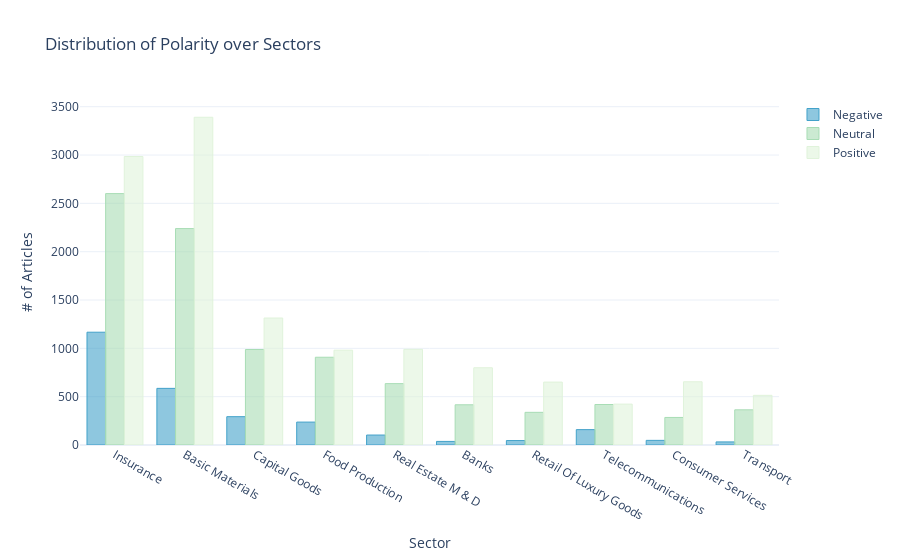

Notebook cell for this chart:
### Code cell
(polarity_by_sector.loc[featured_sectors]
 .iplot(kind='bar',
        colorscale='-gnbu',#'set1',
        layout=dict(title='Distribution of Polarity over Sectors',
                    yaxis=dict(title='# of Articles'),
                    xaxis=dict(title='Sector'))))

### Figure 1 — Plotly figure (JSON) as saved in the notebook; plotly's stock layout.template omitted (floating-point values rounded to 4 significant figures)
{"data": [{"marker": {"color": "rgba(67, 162, 202, 0.6)", "line": {"color": "rgba(67, 162, 202, 1.0)", "width": 1}}, "name": "Negative", "orientation": "v", "text": "", "type": "bar", "x": ["Insurance", "Basic Materials", "Capital Goods", "Food Production", "Real Estate M & D", "Banks", "Retail Of Luxury Goods", "Telecommunications", "Consumer Services", "Transport"], "y": [1167, 586, 293, 237, 103, 37, 46, 159, 48, 32]}, {"marker": {"color": "rgba(168, 221, 181, 0.6)", "line": {"color": "rgba(168, 221, 181, 1.0)", "width": 1}}, "name": "Neutral", "orientation": "v", "text": "", "type": "bar", "x": ["Insurance", "Basic Materials", "Capital Goods", "Food Production", "Real Estate M & D", "Banks", "Retail Of Luxury Goods", "Telecommunications", "Consumer Services", "Transport"], "y": [2601, 2239, 988, 908, 635, 416, 338, 419, 285, 364]}, {"marker": {"color": "rgba(224, 243, 219, 0.6)", "line": {"color": "rgba(224, 243, 219, 1.0)", "width": 1}}, "name": "Positive", "orientation": "v", "text": "", "type": "bar", "x": ["Insurance", "Basic Materials", "Capital Goods", "Food Production", "Real Estate M & D", "Banks", "Retail Of Luxury Goods", "Telecommunications", "Consumer Services", "Transport"], "y": [2985, 3391, 1314, 981, 990, 799, 651, 423, 654, 514]}], "layout": {"title": {"text": "Distribution of Polarity over Sectors"}, "xaxis": {"title": {"text": "Sector"}}, "yaxis": {"title": {"text": "# of Articles"}}}}
